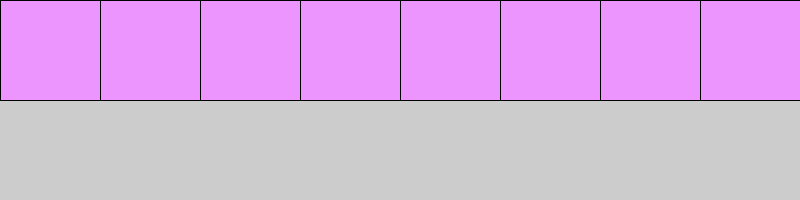
Frame 1 (no input)
Frame 60 (the mouse pressed at the canvas centre just before this capture): identical to frame 1, image omitted
Frame 120 (the mouse held since frame 60 and released just before this capture): identical to frame 1, image omitted

The Processing sketch that drew this single still picture (run headless with seeded random() and noise(); from frame 60 on, the mouse is pressed at the canvas centre):

// Processing sketch: week04_2
// ── week04_2.pde
// week04-2 好玩的程式設計 Processing for(迴圈)+if(判斷)
// Ctrl-N 可開新的視窗來寫程式
void setup(){ // 設定的函式
  size(800, 200); //視窗大小800x200
}
void draw(){ //畫圖的函式
  for (int x=0; x<800; x += 100){ //for(迴圈)
    // Tool-色彩選擇器, 可以選你要的顏色, 再Copy複製, 再Ctrl-V貼
    // 下面的 if 是判斷 mouse的x座標,是否夾在x...x+100中間
    if (x < mouseX && mouseX < x+100) fill(#FF95D8);//設定粉色
    else fill(#ED95FF); //否則,設定填充紫色
    rect(x, 0, 100, 100);
  }
}
    
